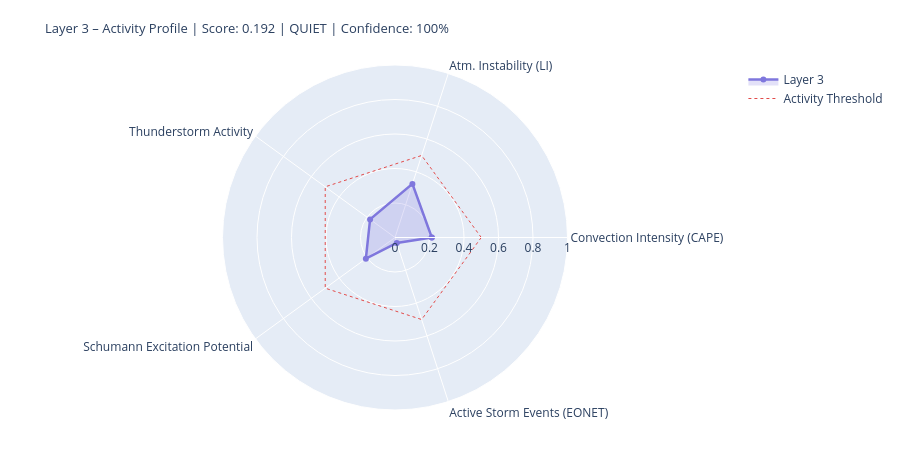

Notebook cell for this chart:
### Markdown cell above
---
## 4. State Assessment & Handoff to Layer 4/5

### Code cell
# ============================================================
# LAYER-3-SCORE
# Five dynamic components
# ============================================================

def norm(v, lo, hi):
    if v is None or (isinstance(v, float) and math.isnan(v)): return None
    return round(max(0.0, min(1.0, (v - lo) / (hi - lo))), 4)

# --- 1) Convection intensity (global CAPE mean) ---
cape_mean = df_atm['cape'].dropna().mean() if not df_atm.empty else None
conv_score = norm(cape_mean, 0, 3000)
conv_src   = 'primary' if cape_mean is not None else 'missing'

# --- 2) Atmospheric instability (LI mean) ---
li_mean   = df_atm['li'].dropna().mean() if not df_atm.empty else None
# Negative LI = unstable → higher score
instab_score = norm(-li_mean if li_mean is not None else None, -6, 6)
instab_src   = 'primary' if li_mean is not None else 'missing'

# --- 3) Thunderstorm activity (mean thunder score + WMO count) ---
thunder_mean = df_atm['thunder_score'].mean() if not df_atm.empty else None
n_thunder    = int(df_atm['thunderstorm'].sum()) if not df_atm.empty else 0
thunder_score_val = norm(
    (thunder_mean or 0) * 0.7 + n_thunder * 0.1, 0, 1.0
) if thunder_mean is not None else None
thunder_src = 'primary'

# --- 4) Schumann excitation potential (weighted Schumann contribution) ---
schumann_pot = df_atm['schumann_contribution'].mean() if not df_atm.empty else None
# Boosted by Layer-2 thunderstorm trigger
if schumann_pot is not None and l2_thunder:
    schumann_pot = min(1.0, schumann_pot * 1.2)
schumann_score = norm(schumann_pot, 0, 1.0) if schumann_pot is not None else None
schumann_src   = 'derived'

# --- 5) Storm activity (NASA EONET) ---
# Distinction: None = data not loaded, 0.0 = loaded but no events
storm_score = None
storm_src   = 'missing'
if raw.get('storms') is not None:          # API reached successfully
    storm_score = norm(len(storm_events), 0, 30) if storm_events else 0.0
    storm_src   = 'primary'

# X-Ray and Kp: context only, not in dynamic score
# (X-Ray = Layer-0/4 driver; Kp = geomagnetic index, not a lightning proxy)
xray_context = None
if raw.get('xray'):
    df_xc = pd.DataFrame(raw['xray'])
    fc = next((c for c in df_xc.columns
               if any(k in c.lower() for k in ['flux','long']) and 'time' not in c.lower()),
              df_xc.columns[1])
    df_xc[fc] = pd.to_numeric(df_xc[fc], errors='coerce')
    xray_last = df_xc[fc].dropna().iloc[-1] if not df_xc[fc].dropna().empty else None
    if xray_last:
        xray_class = ('X' if xray_last>=1e-4 else 'M' if xray_last>=1e-5
                      else 'C' if xray_last>=1e-6 else 'B')
        xray_context = {'flux': float(xray_last), 'class': xray_class}
        print(f'X-Ray context: {xray_class}-class ({xray_last:.2e} W/m²)')

# --- Aggregate ---
COMPONENTS = {
    'Convection Intensity (CAPE)':  {'score': conv_score,       'source': conv_src,    'dynamic': True},
    'Atm. Instability (LI)':         {'score': instab_score,     'source': instab_src,  'dynamic': True},
    'Thunderstorm Activity':              {'score': thunder_score_val, 'source': thunder_src, 'dynamic': True},
    'Schumann Excitation Potential':   {'score': schumann_score,   'source': schumann_src,'dynamic': True},
    'Active Storm Events (EONET)': {'score': storm_score,      'source': storm_src,   'dynamic': True},
}

available   = {k: v['score'] for k, v in COMPONENTS.items() if v['score'] is not None}
unavailable = [k for k, v in COMPONENTS.items() if v['score'] is None]
layer3_score = round(sum(available.values()) / len(available), 4) if available else None
confidence   = round(len(available) / len(COMPONENTS), 2)
level = ('unknown' if layer3_score is None
         else 'quiet'   if layer3_score < 0.3
         else 'moderate' if layer3_score < 0.6
         else 'active')
dominant_l3 = max(available, key=available.get) if available else 'none'

# --- Ausgabe ---
W = 68
print('=' * W)
print('LAYER 3 – ATMOSPHERE / WEATHER / THUNDERSTORMS – STATE ASSESSMENT')
print('=' * W)
for name, comp in COMPONENTS.items():
    s = comp['score']
    if s is not None:
        bar = '█' * int(s * 20) + '░' * (20 - int(s * 20))
        print(f'  {name:<36} {bar}  {s:.3f}  [{comp["source"]}]')
    else:
        print(f'  {name:<36} {"─" * 20}  n/a   [missing]')
print('-' * W)
print(f'  Score:        {layer3_score:.3f}  ({len(available)}/{len(COMPONENTS)} components)')
print(f'  Confidence:   {confidence:.0%}')
print(f'  Level:        {level.upper()}')
print(f'  Dominant:     {dominant_l3}')
print(f'  CAPE mean:    {cape_mean:.0f} J/kg' if cape_mean else '  CAPE mean:    n/a')
print(f'  LI mean:      {li_mean:.1f} K' if li_mean is not None else '  LI mean:      n/a')
print(f'  Thunderstorms:{n_thunder} points (WMO)  +  {len(storm_events)} NASA EONET')
print('=' * W)

# Radar
cats   = list(available.keys())
vals_r = list(available.values())
if len(cats) >= 3:
    fig = go.Figure()
    fig.add_trace(go.Scatterpolar(
        r=vals_r + [vals_r[0]], theta=cats + [cats[0]],
        fill='toself', fillcolor='rgba(127,119,221,0.22)',
        line=dict(color='#7F77DD', width=2.5), name='Layer 3'
    ))
    fig.add_trace(go.Scatterpolar(
        r=[0.5] * (len(cats)+1), theta=cats + [cats[0]],
        line=dict(color='#E24B4A', dash='dot', width=1),
        mode='lines', name='Activity Threshold'
    ))
    fig.update_layout(
        title=dict(
            text=f'Layer 3 – Activity Profile | Score: {layer3_score:.3f} | {level.upper()} | Confidence: {confidence:.0%}',
            font=dict(size=13)
        ),
        polar=dict(radialaxis=dict(visible=True, range=[0, 1])),
        height=450, showlegend=True,
        margin=dict(l=60, r=60, t=65, b=40)
    )
    fig.show()

### Figure 1 — Plotly figure (JSON) as saved in the notebook; plotly's stock layout.template omitted (floating-point values rounded to 4 significant figures)
{"data": [{"fill": "toself", "fillcolor": "rgba(127,119,221,0.22)", "line": {"color": "#7F77DD", "width": 2.5}, "name": "Layer 3", "r": [0.2133, 0.3267, 0.1786, 0.2088, 0.0333, 0.2133], "theta": ["Convection Intensity (CAPE)", "Atm. Instability (LI)", "Thunderstorm Activity", "Schumann Excitation Potential", "Active Storm Events (EONET)", "Convection Intensity (CAPE)"], "type": "scatterpolar"}, {"line": {"color": "#E24B4A", "dash": "dot", "width": 1}, "mode": "lines", "name": "Activity Threshold", "r": [0.5, 0.5, 0.5, 0.5, 0.5, 0.5], "theta": ["Convection Intensity (CAPE)", "Atm. Instability (LI)", "Thunderstorm Activity", "Schumann Excitation Potential", "Active Storm Events (EONET)", "Convection Intensity (CAPE)"], "type": "scatterpolar"}], "layout": {"height": 450, "margin": {"b": 40, "l": 60, "r": 60, "t": 65}, "polar": {"radialaxis": {"range": [0, 1], "visible": true}}, "showlegend": true, "title": {"font": {"size": 13}, "text": "Layer 3 – Activity Profile | Score: 0.192 | QUIET | Confidence: 100%"}}}
